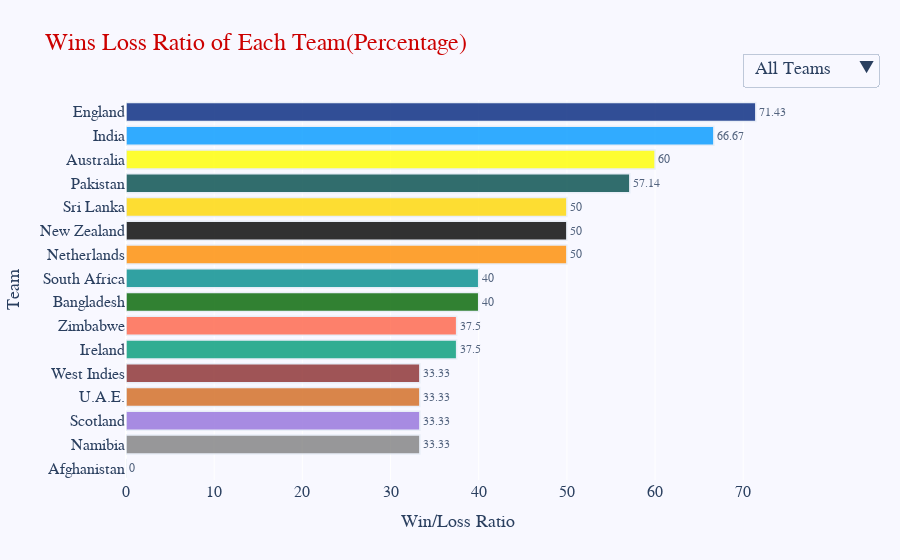

Notebook cell for this chart:
### Code cell
q= """SELECT team,ROUND(SUM(wins) * 1.0 / SUM(total_matches) * 100 ,2) AS "Win Loss Ratio"
      FROM(
      SELECT team1 AS team,
                   SUM(CASE WHEN winner = team1 THEN 1 ELSE 0 END) AS wins,
                   COUNT(*) AS total_matches
            FROM matchdf
            GROUP BY team1
            UNION ALL
            SELECT team2 AS team,
                   SUM(CASE WHEN winner = team2 THEN 1 ELSE 0 END) AS wins,
                   COUNT(*) AS total_matches
            FROM matchdf
            GROUP BY team2
        ) AS combined
        GROUP BY team
        ORDER BY "Win Loss Ratio" DESC;
    """

q8=mysql(q)

h_bar_plot(q8, 'Win Loss Ratio', 'team', 'Wins Loss Ratio of Each Team(Percentage)', 'Win/Loss Ratio ', 'Team')

### Figure 1 — Plotly figure (JSON) as saved in the notebook; plotly's stock layout.template omitted (floating-point values rounded to 4 significant figures)
{"data": [{"alignmentgroup": "True", "hovertemplate": "Team=%{y}<br>Win/Loss Ratio =%{text}<extra></extra>", "legendgroup": "England", "marker": {"color": "#00247D", "line": {"width": 1.5}, "pattern": {"shape": ""}}, "name": "England", "offsetgroup": "England", "opacity": 0.8, "orientation": "h", "showlegend": true, "text": [71.43], "textposition": "outside", "type": "bar", "x": [71.43], "xaxis": "x", "y": ["England"], "yaxis": "y"}, {"alignmentgroup": "True", "hovertemplate": "Team=%{y}<br>Win/Loss Ratio =%{text}<extra></extra>", "legendgroup": "India", "marker": {"color": "#0099FF", "line": {"width": 1.5}, "pattern": {"shape": ""}}, "name": "India", "offsetgroup": "India", "opacity": 0.8, "orientation": "h", "showlegend": true, "text": [66.67], "textposition": "outside", "type": "bar", "x": [66.67], "xaxis": "x", "y": ["India"], "yaxis": "y"}, {"alignmentgroup": "True", "hovertemplate": "Team=%{y}<br>Win/Loss Ratio =%{text}<extra></extra>", "legendgroup": "Australia", "marker": {"color": "yellow", "line": {"width": 1.5}, "pattern": {"shape": ""}}, "name": "Australia", "offsetgroup": "Australia", "opacity": 0.8, "orientation": "h", "showlegend": true, "text": [60], "textposition": "outside", "type": "bar", "x": [60], "xaxis": "x", "y": ["Australia"], "yaxis": "y"}, {"alignmentgroup": "True", "hovertemplate": "Team=%{y}<br>Win/Loss Ratio =%{text}<extra></extra>", "legendgroup": "Pakistan", "marker": {"color": "#004B49", "line": {"width": 1.5}, "pattern": {"shape": ""}}, "name": "Pakistan", "offsetgroup": "Pakistan", "opacity": 0.8, "orientation": "h", "showlegend": true, "text": [57.14], "textposition": "outside", "type": "bar", "x": [57.14], "xaxis": "x", "y": ["Pakistan"], "yaxis": "y"}, {"alignmentgroup": "True", "hovertemplate": "Team=%{y}<br>Win/Loss Ratio =%{text}<extra></extra>", "legendgroup": "Sri Lanka", "marker": {"color": "#FFD700", "line": {"width": 1.5}, "pattern": {"shape": ""}}, "name": "Sri Lanka", "offsetgroup": "Sri Lanka", "opacity": 0.8, "orientation": "h", "showlegend": true, "text": [50], "textposition": "outside", "type": "bar", "x": [50], "xaxis": "x", "y": ["Sri Lanka"], "yaxis": "y"}, {"alignmentgroup": "True", "hovertemplate": "Team=%{y}<br>Win/Loss Ratio =%{text}<extra></extra>", "legendgroup": "New Zealand", "marker": {"color": "#000000", "line": {"width": 1.5}, "pattern": {"shape": ""}}, "name": "New Zealand", "offsetgroup": "New Zealand", "opacity": 0.8, "orientation": "h", "showlegend": true, "text": [50], "textposition": "outside", "type": "bar", "x": [50], "xaxis": "x", "y": ["New Zealand"], "yaxis": "y"}, {"alignmentgroup": "True", "hovertemplate": "Team=%{y}<br>Win/Loss Ratio =%{text}<extra></extra>", "legendgroup": "Netherlands", "marker": {"color": "darkOrange", "line": {"width": 1.5}, "pattern": {"shape": ""}}, "name": "Netherlands", "offsetgroup": "Netherlands", "opacity": 0.8, "orientation": "h", "showlegend": true, "text": [50], "textposition": "outside", "type": "bar", "x": [50], "xaxis": "x", "y": ["Netherlands"], "yaxis": "y"}, {"alignmentgroup": "True", "hovertemplate": "Team=%{y}<br>Win/Loss Ratio =%{text}<extra></extra>", "legendgroup": "South Africa", "marker": {"color": "#008C8C", "line": {"width": 1.5}, "pattern": {"shape": ""}}, "name": "South Africa", "offsetgroup": "South Africa", "opacity": 0.8, "orientation": "h", "showlegend": true, "text": [40], "textposition": "outside", "type": "bar", "x": [40], "xaxis": "x", "y": ["South Africa"], "yaxis": "y"}, {"alignmentgroup": "True", "hovertemplate": "Team=%{y}<br>Win/Loss Ratio =%{text}<extra></extra>", "legendgroup": "Bangladesh", "marker": {"color": "#006400", "line": {"width": 1.5}, "pattern": {"shape": ""}}, "name": "Bangladesh", "offsetgroup": "Bangladesh", "opacity": 0.8, "orientation": "h", "showlegend": true, "text": [40], "textposition": "outside", "type": "bar", "x": [40], "xaxis": "x", "y": ["Bangladesh"], "yaxis": "y"}, {"alignmentgroup": "True", "hovertemplate": "Team=%{y}<br>Win/Loss Ratio =%{text}<extra></extra>", "legendgroup": "Zimbabwe", "marker": {"color": "tomato", "line": {"width": 1.5}, "pattern": {"shape": ""}}, "name": "Zimbabwe", "offsetgroup": "Zimbabwe", "opacity": 0.8, "orientation": "h", "showlegend": true, "text": [37.5], "textposition": "outside", "type": "bar", "x": [37.5], "xaxis": "x", "y": ["Zimbabwe"], "yaxis": "y"}, {"alignmentgroup": "True", "hovertemplate": "Team=%{y}<br>Win/Loss Ratio =%{text}<extra></extra>", "legendgroup": "Ireland", "marker": {"color": "#009B77", "line": {"width": 1.5}, "pattern": {"shape": ""}}, "name": "Ireland", "offsetgroup": "Ireland", "opacity": 0.8, "orientation": "h", "showlegend": true, "text": [37.5], "textposition": "outside", "type": "bar", "x": [37.5], "xaxis": "x", "y": ["Ireland"], "yaxis": "y"}, {"alignmentgroup": "True", "hovertemplate": "Team=%{y}<br>Win/Loss Ratio =%{text}<extra></extra>", "legendgroup": "West Indies", "marker": {"color": "#8A2C2D", "line": {"width": 1.5}, "pattern": {"shape": ""}}, "name": "West Indies", "offsetgroup": "West Indies", "opacity": 0.8, "orientation": "h", "showlegend": true, "text": [33.33], "textposition": "outside", "type": "bar", "x": [33.33], "xaxis": "x", "y": ["West Indies"], "yaxis": "y"}, {"alignmentgroup": "True", "hovertemplate": "Team=%{y}<br>Win/Loss Ratio =%{text}<extra></extra>", "legendgroup": "U.A.E.", "marker": {"color": "chocolate", "line": {"width": 1.5}, "pattern": {"shape": ""}}, "name": "U.A.E.", "offsetgroup": "U.A.E.", "opacity": 0.8, "orientation": "h", "showlegend": true, "text": [33.33], "textposition": "outside", "type": "bar", "x": [33.33], "xaxis": "x", "y": ["U.A.E."], "yaxis": "y"}, {"alignmentgroup": "True", "hovertemplate": "Team=%{y}<br>Win/Loss Ratio =%{text}<extra></extra>", "legendgroup": "Scotland", "marker": {"color": "mediumpurple", "line": {"width": 1.5}, "pattern": {"shape": ""}}, "name": "Scotland", "offsetgroup": "Scotland", "opacity": 0.8, "orientation": "h", "showlegend": true, "text": [33.33], "textposition": "outside", "type": "bar", "x": [33.33], "xaxis": "x", "y": ["Scotland"], "yaxis": "y"}, {"alignmentgroup": "True", "hovertemplate": "Team=%{y}<br>Win/Loss Ratio =%{text}<extra></extra>", "legendgroup": "Namibia", "marker": {"color": "gray", "line": {"width": 1.5}, "pattern": {"shape": ""}}, "name": "Namibia", "offsetgroup": "Namibia", "opacity": 0.8, "orientation": "h", "showlegend": true, "text": [33.33], "textposition": "outside", "type": "bar", "x": [33.33], "xaxis": "x", "y": ["Namibia"], "yaxis": "y"}, {"alignmentgroup": "True", "hovertemplate": "Team=%{y}<br>Win/Loss Ratio =%{text}<extra></extra>", "legendgroup": "Afghanistan", "marker": {"color": "green", "line": {"width": 1.5}, "pattern": {"shape": ""}}, "name": "Afghanistan", "offsetgroup": "Afghanistan", "opacity": 0.8, "orientation": "h", "showlegend": true, "text": [0], "textposition": "outside", "type": "bar", "x": [0], "xaxis": "x", "y": ["Afghanistan"], "yaxis": "y"}], "layout": {"barmode": "relative", "font": {"family": "Calibri"}, "legend": {"title": {"text": "Team"}, "tracegroupgap": 0}, "paper_bgcolor": "ghostwhite", "plot_bgcolor": "ghostwhite", "showlegend": false, "title": {"font": {"color": "#CC0000", "family": "Calibri Black", "size": 24}, "text": "Wins Loss Ratio of Each Team(Percentage)"}, "updatemenus": [{"buttons": [{"args": [{"visible": [true, true, true, true, true, true, true, true, true, true, true, true, true, true, true, true]}], "label": "All Teams", "method": "update"}, {"args": [{"visible": [true, false, false, false, false, false, false, false, false, false, false, false, false, false, false, false]}], "label": "England", "method": "update"}, {"args": [{"visible": [false, true, false, false, false, false, false, false, false, false, false, false, false, false, false, false]}], "label": "India", "method": "update"}, {"args": [{"visible": [false, false, true, false, false, false, false, false, false, false, false, false, false, false, false, false]}], "label": "Australia", "method": "update"}, {"args": [{"visible": [false, false, false, true, false, false, false, false, false, false, false, false, false, false, false, false]}], "label": "Pakistan", "method": "update"}, {"args": [{"visible": [false, false, false, false, true, false, false, false, false, false, false, false, false, false, false, false]}], "label": "Sri Lanka", "method": "update"}, {"args": [{"visible": [false, false, false, false, false, true, false, false, false, false, false, false, false, false, false, false]}], "label": "New Zealand", "method": "update"}, {"args": [{"visible": [false, false, false, false, false, false, true, false, false, false, false, false, false, false, false, false]}], "label": "Netherlands", "method": "update"}, {"args": [{"visible": [false, false, false, false, false, false, false, true, false, false, false, false, false, false, false, false]}], "label": "South Africa", "method": "update"}, {"args": [{"visible": [false, false, false, false, false, false, false, false, true, false, false, false, false, false, false, false]}], "label": "Bangladesh", "method": "update"}, {"args": [{"visible": [false, false, false, false, false, false, false, false, false, true, false, false, false, false, false, false]}], "label": "Zimbabwe", "method": "update"}, {"args": [{"visible": [false, false, false, false, false, false, false, false, false, false, true, false, false, false, false, false]}], "label": "Ireland", "method": "update"}, {"args": [{"visible": [false, false, false, false, false, false, false, false, false, false, false, true, false, false, false, false]}], "label": "West Indies", "method": "update"}, {"args": [{"visible": [false, false, false, false, false, false, false, false, false, false, false, false, true, false, false, false]}], "label": "U.A.E.", "method": "update"}, {"args": [{"visible": [false, false, false, false, false, false, false, false, false, false, false, false, false, true, false, false]}], "label": "Scotland", "method": "update"}, {"args": [{"visible": [false, false, false, false, false, false, false, false, false, false, false, false, false, false, true, false]}], "label": "Namibia", "method": "update"}, {"args": [{"visible": [false, false, false, false, false, false, false, false, false, false, false, false, false, false, false, true]}], "label": "Afghanistan", "method": "update"}], "direction": "down", "font": {"size": 18}, "pad": {"r": 10, "t": 10}, "showactive": true, "x": 1.15, "xanchor": "right", "y": 1.15, "yanchor": "top"}], "xaxis": {"anchor": "y", "domain": [0, 1], "tickfont": {"size": 16}, "title": {"font": {"size": 18}, "text": "Win/Loss Ratio "}}, "yaxis": {"anchor": "x", "categoryarray": ["Afghanistan", "Namibia", "Scotland", "U.A.E.", "West Indies", "Ireland", "Zimbabwe", "Bangladesh", "South Africa", "Netherlands", "New Zealand", "Sri Lanka", "Pakistan", "Australia", "India", "England"], "categoryorder": "array", "domain": [0, 1], "tickfont": {"size": 16}, "title": {"font": {"size": 18}, "text": "Team"}}}}
